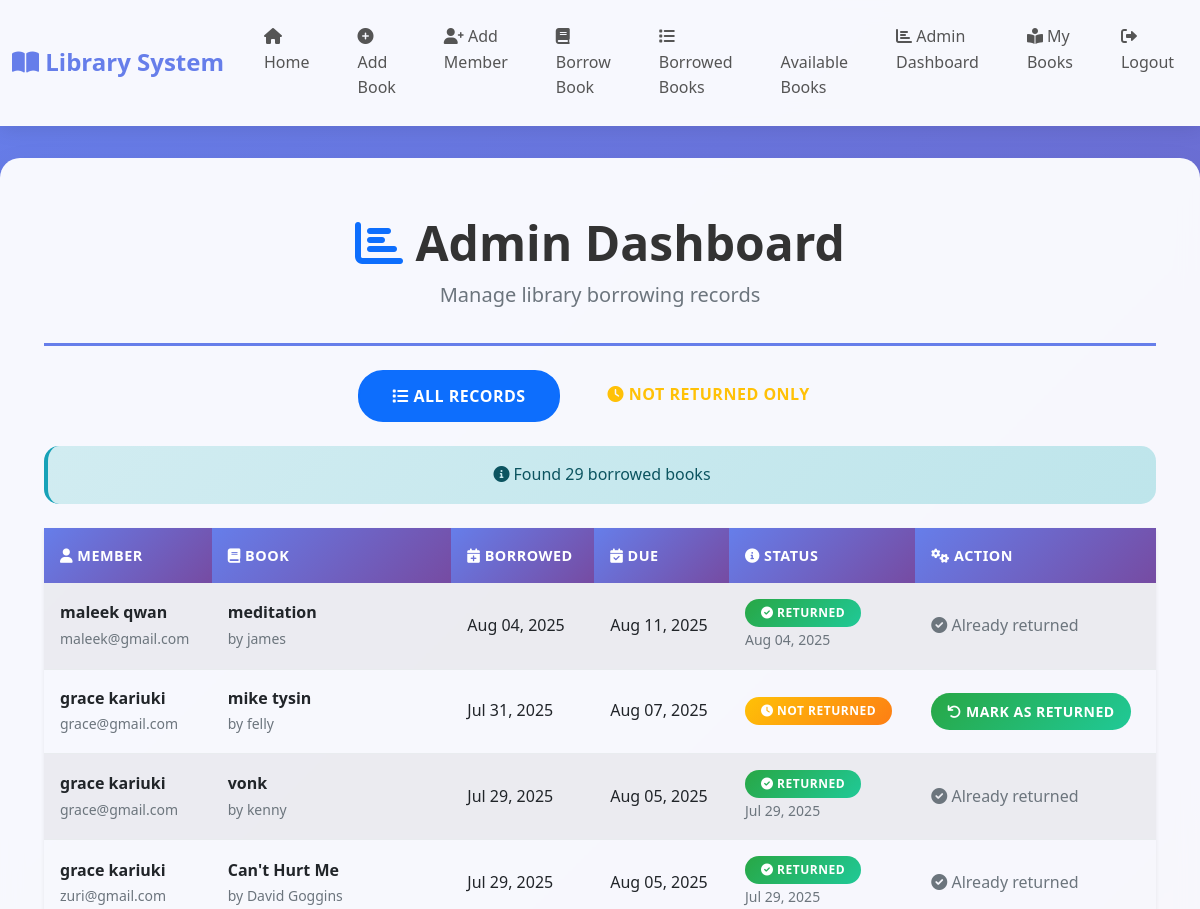
The page /admin-dashboard/ (signed in, upper part) on the database as committed earlier.
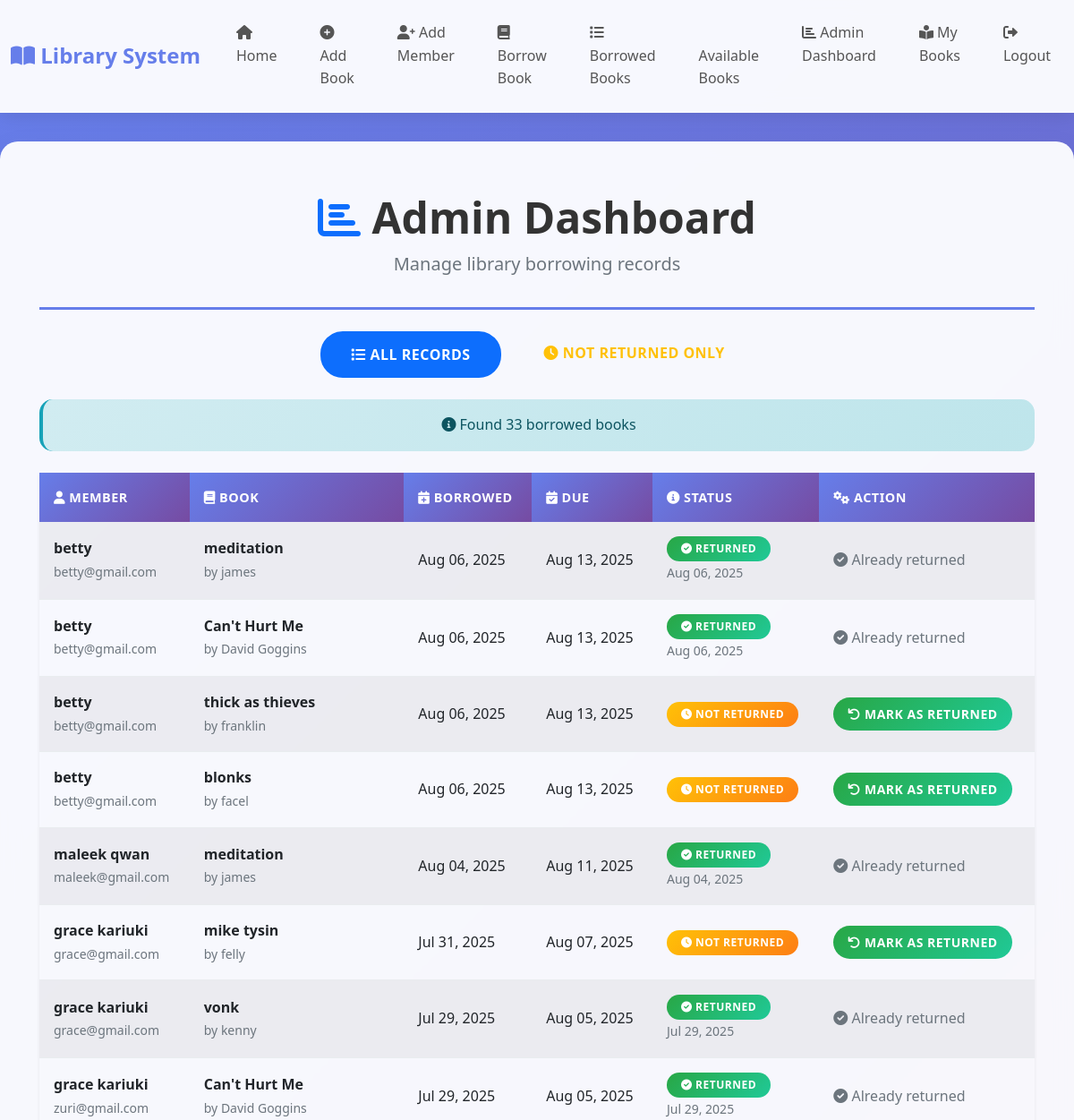
The same page on the database as committed later.
### library_app/models.py (models this page shows, shortened)
class BorrowedBook(models.Model):
    member=models.ForeignKey(Member,on_delete=models.CASCADE)
    user=models.ForeignKey(User,on_delete=models.CASCADE,null=True, blank=True)
    book=models.ForeignKey(Book,on_delete=models.CASCADE)
    borrowdate=models.DateField(auto_now_add=True)
    returndate=models.DateField(null=True, blank=True)
    is_returned=models.BooleanField(default=False)
    due_date = models.DateTimeField(default=default_due_date, null=False)

class Member(models.Model):
    user = models.OneToOneField(User, on_delete=models.CASCADE, null=True, blank=True)
    fullname=models.CharField(max_length=255)
    email=models.EmailField()
    phonenumber=models.CharField(max_length=13,validators=[RegexValidator(r'^\+?\d{10,13}$',message='Enter a valid phone number(10-13digits)')],)
    registration_date=models.DateField(auto_now_add=True)

class Book(models.Model):
    title=models.CharField(max_length=255)
    author=models.CharField(max_length=255)
    total_copies=models.PositiveIntegerField(validators=[minvalidator(0)], default=0)
    available_copies=models.PositiveIntegerField(validators=[minvalidator(0)], default=0)
    date_added=models.DateField(auto_now_add=True)

### library_app/views.py (the view)
# urls.py: path('admin-dashboard/', views.admin_dashboard, name='admin_dashboard'),
@staff_member_required
def admin_dashboard(request):
    filter_type = request.GET.get('filter')
    if filter_type == 'not_returned':
        borrowed_books = BorrowedBook.objects.select_related('member', 'book').filter(is_returned=False).order_by('-borrowdate')
    else:
        borrowed_books = BorrowedBook.objects.select_related('member', 'book').order_by('-borrowdate')
    print(f"Admin dashboard - Total books: {borrowed_books.count()}")
    print(f"Admin dashboard - Not returned: {BorrowedBook.objects.filter(is_returned=False).count()}")
    for book in borrowed_books:
        print(f"Admin - Book: {book.book.title}, Member: {book.member.fullname}, Is returned: {book.is_returned}")
    if not borrowed_books:
        messages.info(request, "No borrowed books found.")
    return render(request, 'admin_dashboard.html', {'borrowed_books': borrowed_books, 'now': timezone.now(), 'filter_type': filter_type})

### library_app/templates/admin_dashboard.html (shortened to what the changed rows need)
{% extends 'base.html' %}
{% block content %}
<div class="container py-4">
    <div class="page-header mb-4 text-center">
        <h1 class="display-5"><i class="fas fa-chart-bar text-primary"></i> Admin Dashboard</h1>
        <p class="lead text-muted">Manage library borrowing records</p>
    </div>
    <div class="d-flex justify-content-center gap-3 mb-4">
        <a href="{% url 'admin_dashboard' %}" class="btn btn-outline-primary {% if not filter_type %}active{% endif %}">
        </a>
        <a href="{% url 'admin_dashboard' %}?filter=not_returned" class="btn btn-outline-warning {% if filter_type == 'not_returned' %}active{% endif %}">
        </a>
    </div>
    {% if borrowed_books %}
        <div class="alert alert-info text-center">
            <i class="fas fa-info-circle"></i> Found {{ borrowed_books|length }} borrowed books
        </div>
        <div class="table-responsive shadow-sm">
            <table class="table table-striped align-middle">
                <thead class="table-dark">
                    <tr>
                        <th><i class="fas fa-user"></i> Member</th>
                        <th><i class="fas fa-book"></i> Book</th>
                        <th><i class="fas fa-calendar-plus"></i> Borrowed</th>
                        <th><i class="fas fa-calendar-check"></i> Due</th>
                        <th><i class="fas fa-info-circle"></i> Status</th>
                        <th><i class="fas fa-cogs"></i> Action</th>
                    </tr>
                </thead>
                <tbody>
                    {% for record in borrowed_books %}
                        <tr>
                            <td>
                                <strong>{{ record.member.fullname }}</strong><br>
                                <small class="text-muted">{{ record.member.email }}</small>
                            </td>
                            <td>
                                <strong>{{ record.book.title }}</strong><br>
                                <small class="text-muted">by {{ record.book.author }}</small>
                            </td>
                            <td>{{ record.borrowdate|date:"M d, Y" }}</td>
                            <td>{{ record.due_date|date:"M d, Y" }}</td>
                            <td>
                                {% if record.is_returned %}
                                    <span class="badge bg-success">
                                        <i class="fas fa-check-circle"></i> Returned
                                    </span><br>
                                    <small class="text-muted">{{ record.returndate|date:"M d, Y" }}</small>
                                {% else %}
                                    <span class="badge bg-warning">
                                        <i class="fas fa-clock"></i> Not Returned
                                    </span>
                                {% endif %}
                            </td>
                            <td>
                                {% if not record.is_returned %}
                                    <form method="post" action="{% url 'mark_as_returned' record.id %}" class="d-inline">
                                        <button type="submit" class="btn btn-sm btn-success" onclick="return confirm('Mark as returned?')">
                                            <i class="fas fa-undo"></i> Mark as Returned
                                        </button>
                                    </form>
                                {% else %}
                                    <span class="text-muted">
                                        <i class="fas fa-check-circle"></i> Already returned
                                    </span>
                                {% endif %}
                            </td>
                        </tr>
                    {% endfor %}
                </tbody>
            </table>
        </div>
    {% else %}
        <div class="alert alert-info text-center">
            <i class="fas fa-info-circle"></i> No borrowed books found.
        </div>
    {% endif %}
</div>
{% endblock %}

Rows that differ between the two databases and show on the page:
added BorrowedBook: member.fullname "betty", member.email "betty@gmail.com", book "meditation", book.author "james", borrowdate "Aug 06, 2025", due_date "Aug 13, 2025", returndate "Aug 06, 2025", is_returned True (drawn)
added BorrowedBook: member.fullname "betty", member.email "betty@gmail.com", book "Can't Hurt Me", book.author "David Goggins", borrowdate "Aug 06, 2025", due_date "Aug 13, 2025", returndate "Aug 06, 2025", is_returned True (drawn)
added BorrowedBook: member.fullname "betty", member.email "betty@gmail.com", book "thick as thieves", book.author "franklin", borrowdate "Aug 06, 2025", due_date "Aug 13, 2025", is_returned False (drawn)
added BorrowedBook: member.fullname "betty", member.email "betty@gmail.com", book "blonks", book.author "facel", borrowdate "Aug 06, 2025", due_date "Aug 13, 2025", is_returned False (drawn)
Other text that changed with them:
{{ borrowed_books|length }}: "29" → "33"
